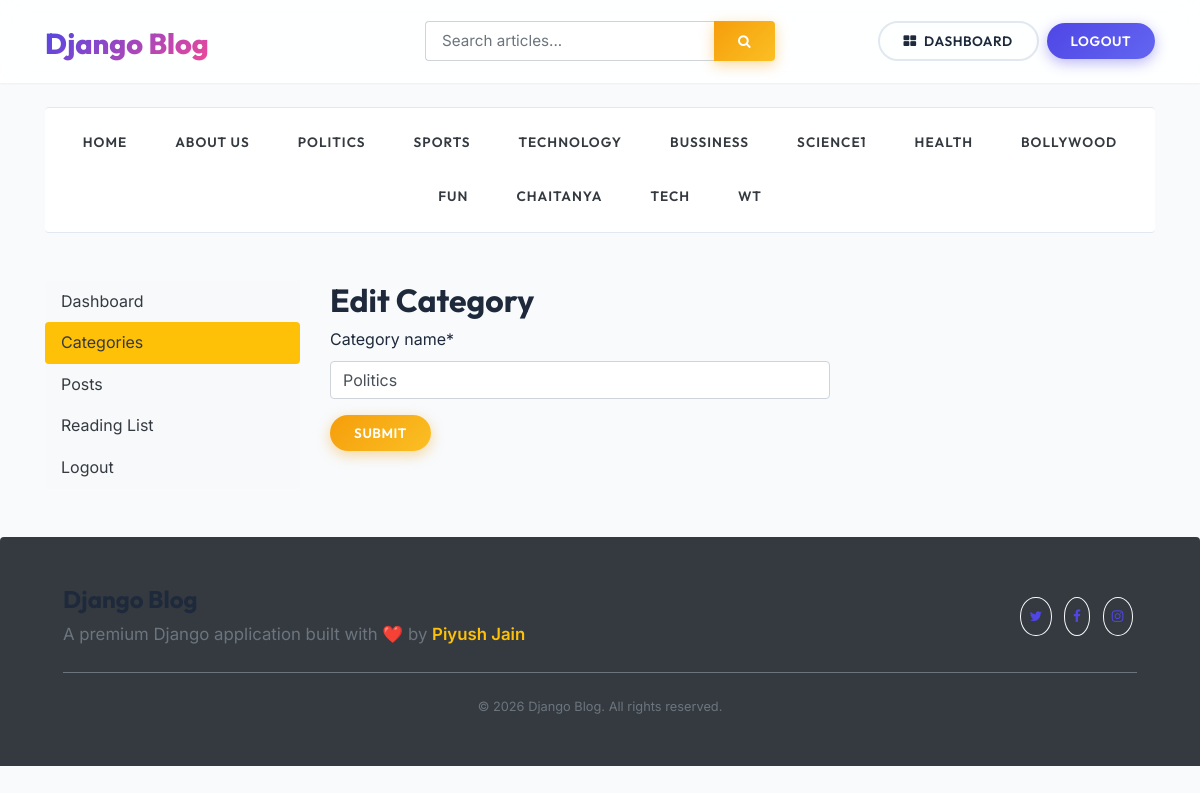
Screenshot of /dashboard/categories/edit/1 (signed in) with the database file from the repository.
### blogs/models.py (models this page shows, shortened)
class Category(models.Model):
    Category_name = models.CharField(max_length=50, unique=True)
    created_at = models.DateTimeField(auto_now_add=True)
    updated_at = models.DateTimeField(auto_now=True)
    class Meta:
        verbose_name_plural = 'categories'

### dashboards/views.py (the view)
# urls.py: path('categories/edit/<int:pk>', views.edit_category, name='edit_category'),
@login_required(login_url='login')
def edit_category(request, pk):
    category = get_object_or_404(Category, pk=pk)
    if request.method == "POST":
        form = CategoryForm(request.POST, instance=category)
        if form.is_valid():  # fixed: was form.is_valid (missing parentheses)
            form.save()
            return redirect('categories')
    form = CategoryForm(instance=category)
    context = {
        'form': form,
        'category': category,
    }
    return render(request, 'dashboard/edit_category.html', context)

### dashboards/forms.py
class CategoryForm(forms.ModelForm):
    class Meta:
        model=Category
        fields= '__all__'

### blogs/context_processors.py (called while the page is built)
def get_categories(request):
    categories = Category.objects.all()
    return dict(categories = categories)

def get_social_links(request):
    social_links= SocialLinks.objects.all()
    return dict(social_links = social_links)

### templates/dashboard/edit_category.html (shortened to what this page needs)
{%extends 'base.html' %}
{% block content %}
{% load crispy_forms_tags%}
<div class ="row">
{% include 'dashboard/sidebar.html' %}
    <div class="col-md-9">
        <h2>Edit Category </h2>
        <form action ="{%url 'edit_category' category.id %}" method="POST" style="width:500px;">
                {{form | crispy}}
            <button type= "submit" class=" btn btn-warning">Submit</button>
            <br>
        </form>
</div>
</div>
{%endblock%}

### templates/base.html (shortened to what this page needs)
{% load static %}
<!DOCTYPE html>
<html lang="en">
<head>
    <link href="https://getbootstrap.com/docs/4.0/dist/css/bootstrap.min.css" rel="stylesheet">
    <link rel="stylesheet" href="https://cdnjs.cloudflare.com/ajax/libs/font-awesome/4.7.0/css/font-awesome.min.css">
    <link href="{% static 'css/blog.css' %}" rel="stylesheet">
</head>
<body>
<div class="glass-nav py-3 mb-4">
    <div class="container">
        <header class="row flex-nowrap justify-content-between align-items-center">
            <div class="col-4 pt-1">
                <a class="blog-header-logo" href="{% url 'home' %}">Django Blog</a>
            </div>
            <div class="col-4">
                <form action="{% url 'search' %}" method="GET" class="w-100">
                    <div class="input-group drop-shadow-sm">
                        <input class="form-control border-right-0 form-control-lg rounded-left"
                               type="text"
                               name="keyword"
                               placeholder="Search articles..."
                               aria-label="Search articles"
                               style="font-family: var(--font-body); font-size: 0.95rem;">
                        <div class="input-group-append">
                            <button class="btn btn-warning rounded-right px-4" type="submit" style="border-top-left-radius: 0; border-bottom-left-radius: 0;">
                                <i class="fa fa-search"></i>
                            </button>
                        </div>
                    </div>
                </form>
            </div>
            {% if not user.is_authenticated %}
            <div class="col-4 d-flex justify-content-end align-items-center">
                <a class="btn btn-outline-secondary mr-2" href="{% url 'register' %}">Register</a>
                <a class="btn btn-primary px-4" href="{% url 'login' %}">Log In</a>
            </div>
            {% else %}
            <div class="col-4 d-flex justify-content-end align-items-center">
                <a href="{% url 'dashboard' %}" class="btn btn-outline-secondary mr-2">
                    <i class="fa fa-th-large mr-1"></i> Dashboard
                </a>
                <a href="{% url 'logout' %}" class="btn btn-primary px-4">Logout</a>
            </div>
            {% endif %}
        </header>
    </div>
</div>
<div class="container">
    <div class="category-nav py-2 shadow-sm rounded mb-5">
        <nav class="nav d-flex justify-content-center text-center">
            <a class="p-3 text-dark mx-2" href="{% url 'home' %}">HOME</a>
            <a class="p-3 text-dark mx-2" href="{% url 'about_page' %}">ABOUT US</a>
            {% for i in categories %}
            <a class="p-3 text-dark mx-2" href="{% url 'posts_by_category' i.id %}">
                {{ i.Category_name }}
            </a>
            {% endfor %}
        </nav>
    </div>
    {% block content %}
    {% endblock %}
</div>
<footer class="blog-footer bg-dark text-white rounded-top mt-5 p-5">
    <div class="container text-center">
        <div class="row align-items-center">
            <div class="col-md-6 text-md-left mb-3 mb-md-0">
                <h4 class="font-weight-bold" style="font-family: var(--font-heading);">Django Blog</h4>
                <p class="mb-0 text-muted">A premium Django application built with ❤️ by <a href="#" class="text-warning">Piyush Jain</a></p>
            </div>
            <div class="col-md-6 text-md-right">
                <a href="#" class="btn btn-outline-light rounded-circle p-2 mx-1"><i class="fa fa-twitter"></i></a>
                <a href="#" class="btn btn-outline-light rounded-circle p-2 mx-1"><i class="fa fa-facebook"></i></a>
                <a href="#" class="btn btn-outline-light rounded-circle p-2 mx-1"><i class="fa fa-instagram"></i></a>
            </div>
        </div>
        <hr class="my-4 bg-secondary border-0" style="height: 1px;">
        <p class="small text-muted mb-0">© {% now "Y" %} Django Blog. All rights reserved.</p>
    </div>
</footer>
</body>
</html>

### blog_main/static/css/blog.css (style rules this page uses)
:root { --primary: #4f46e5; --primary-hover: #4338ca; --secondary: #ec4899; --dark: #1e293b; --light: #f8fafc; --muted: #64748b; --border: #e2e8f0; --bg-body: #f8fafc; --bg-card: #ffffff; --shadow-sm: 0 1px 2px 0 rgba(0, 0, 0, 0.05); --shadow-md: 0 4px 6px -1px rgba(0, 0, 0, 0.1), 0 2px 4px -1px rgba(0, 0, 0, 0.06); --shadow-lg: 0 10px 15px -3px rgba(0, 0, 0, 0.1), 0 4px 6px -2px rgba(0, 0, 0, 0.05); --shadow-hover: 0 20px 25px -5px rgba(0, 0, 0, 0.1), 0 10px 10px -5px rgba(0, 0, 0, 0.04); --font-heading: 'Outfit', sans-serif; --font-body: 'Inter', sans-serif; --transition: all 0.3s cubic-bezier(0.4, 0, 0.2, 1); }
body { font-family: var(--font-body); background-color: var(--bg-body); color: var(--dark); line-height: 1.6; }
h1, h2, h3, h4, h5, h6 { font-family: var(--font-heading); font-weight: 700; color: var(--dark); }
p { font-size: 1.05rem; }
.glass-nav { background: rgba(255, 255, 255, 0.85); backdrop-filter: blur(12px); -webkit-backdrop-filter: blur(12px); border-bottom: 1px solid rgba(255,255,255,0.3); position: sticky; top: 0; z-index: 1000; box-shadow: var(--shadow-sm); }
.blog-header-logo { font-family: var(--font-heading); font-size: 1.8rem; font-weight: 800; background: linear-gradient(135deg, var(--primary), var(--secondary)); -webkit-background-clip: text; -webkit-text-fill-color: transparent; text-decoration: none; }
.btn { font-family: var(--font-heading); font-weight: 600; border-radius: 50rem; padding: 0.5rem 1.5rem; transition: var(--transition); text-transform: uppercase; letter-spacing: 0.5px; font-size: 0.85rem; }
.btn-primary { background: linear-gradient(135deg, var(--primary), #6366f1); border: none; box-shadow: 0 4px 14px 0 rgba(79, 70, 229, 0.39); }
.btn-warning { background: linear-gradient(135deg, #f59e0b, #fbbf24); color: white; border: none; box-shadow: 0 4px 14px 0 rgba(245, 158, 11, 0.39); }
.btn-outline-secondary { border: 2px solid var(--border); color: var(--dark); }
.category-nav { border-top: 1px solid var(--border); border-bottom: 1px solid var(--border); background: white; margin-bottom: 3rem; }
.category-nav a { font-family: var(--font-heading); font-weight: 600; text-transform: uppercase; font-size: 0.85rem; letter-spacing: 1px; }
.blog-footer { padding: 3rem 0; color: var(--muted); text-align: center; background-color: var(--dark); color: white; margin-top: 5rem; }
.blog-footer a { color: var(--primary); text-decoration: none; font-weight: 600; }

### rows the page displays
Category: Category_name "POLITICS", Category_name "Politics"
Category: Category_name "SPORTS"
Category: Category_name "TECHNOLOGY"
Category: Category_name "BUSSINESS"
Category: Category_name "SCIENCE1"
Category: Category_name "HEALTH"
Category: Category_name "BOLLYWOOD"
Category: Category_name "FUN"
Category: Category_name "CHAITANYA"
Category: Category_name "TECH"
Category: Category_name "WT"
